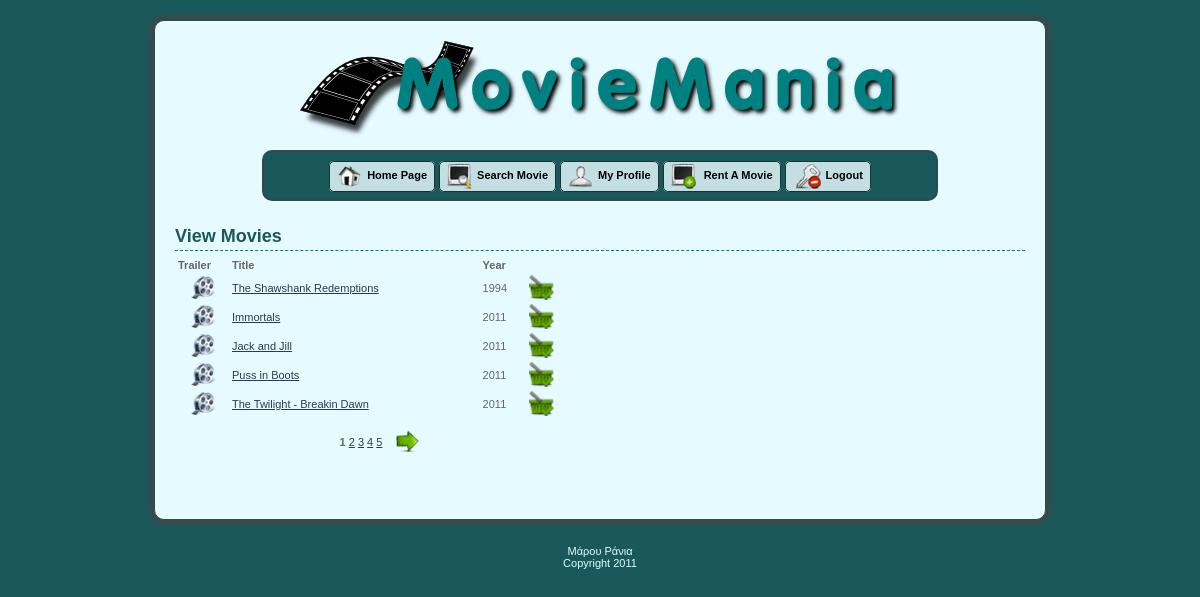
/movie_rent.php (signed in), run on the app's committed database.
### tables this page shows
CREATE TABLE IF NOT EXISTS `movies` (
  `id` int(10) unsigned NOT NULL AUTO_INCREMENT,
  `title` varchar(100) NOT NULL,
  `year` year(4) DEFAULT NULL,
  `director` varchar(100) NOT NULL,
  `actors` varchar(200) DEFAULT NULL,
  `trailer` varchar(500) DEFAULT NULL,
  `image` varchar(500) DEFAULT NULL,
  `genres_id` int(10) unsigned DEFAULT NULL,
  `availability` tinyint(1) NOT NULL DEFAULT '1',
  PRIMARY KEY (`id`)
);

### movie_rent.php (the view, shortened to what this page needs)
<!DOCTYPE html PUBLIC "-//W3C//DTD XHTML 1.0 Transitional//EN" "http://www.w3.org/TR/xhtml1/DTD/xhtml1-transitional.dtd">
<html xmlns="http://www.w3.org/1999/xhtml">
<head>
<link href="style.css" rel="stylesheet" type="text/css" />
</head>
<body>
<div class="content">
<?php
		require_once('menu.php'); menu();
?>
<h1>View Movies</h1>
<?php
	if(isset($_GET['page']))
        $page=$_GET['page'];
    else
	    $page=1;
	@$qry="SELECT * FROM movies";
	$result=mysql_query($qry) or die(mysql_error());
	$rows = mysql_num_rows($result);
	@$qry="SELECT * FROM movies LIMIT ".($page*RESULTS_PER_PAGE-RESULTS_PER_PAGE).", ".RESULTS_PER_PAGE;
	$result=mysql_query($qry) or die(mysql_error());
	echo '<table class="results">
		<tr>
			<td><b>Trailer</b></td>
			<td><b>Title</b></td>
			<td><b>Year</b></td>
		</tr>';
	while(@$movie = mysql_fetch_array($result)) {
		echo '<tr>';
		echo '<td class="trailer"> <a href="'.$movie['trailer'].'" target="_blank"><img src="icons/trailer.png"></a> </td>';
		echo '<td><a href="view_movie.php?id='.$movie['id'].'">'.$movie['title'].'</a></td>';
		echo '<td>'.$movie['year'].'</td>';
		   echo '<td>
		   <form method="post" name="Rent_It" id="Rent_It" action="rent_results.php">
				';
				 if($movie['availability']==1)
                      echo '<input type="image" src="icons/rentit.png" name="Submit" value="Rent It!"/>';
                 else
                      echo '<img src="icons/notavailable.png"/>';
				echo '<input name="movie_id" type="hidden" id="movie_id" value="'.$movie['id'].'" />
			</form>
			</td>';
				echo '</tr>';
			}
		echo '<tr>
			<td colspan="4" style="text-align:center;padding-top:10px;vertical-align:middle;">
				<form method="get" name="page" id="page" action="movie_rent.php">';
					echo '<span style="padding:10px;position:relative;top:-8px;">';
					for($i=1;$i<=ceil($rows/RESULTS_PER_PAGE);$i++)
						if ($page == $i)
						    echo ' <b>'.$i.'</b> ';
						else
							echo ' <a href="movie_rent.php?page='.$i.'">'.$i.'</a> ';
					echo '</span>';
					if ($page < ceil($rows/RESULTS_PER_PAGE)){
						echo'<input type="image" src="icons/right.png" onclick="document.page.page.value='.($page+1).'"/>';
					}
				echo '</form>
			</td>
		</tr>';
	echo '</table>';
?>
</div>
<?php include "footer.php"; ?>
</body>
</html>

### style.css (style rules this page uses)
body { font: 11px Verdana, Arial, Helvetica, sans-serif; color: #666666; margin: 0px; padding: 20px 10px 0px; background:#19595C; }
h1 { color: #19595C; margin: 0px 0px 5px; padding: 0px 0px 3px; font: bold 18px Verdana, Arial, Helvetica, sans-serif; border-bottom: 1px dashed #057D82; }
a { color: #2D3954; font-size: 11px; }
div.content { position:relative; background:#E5FBFF; margin-left:auto; margin-right:auto; width:850px; padding:20px; padding-bottom:60px; border-radius:10px; -moz-border-radius: 10px; -webkit-border-radius: 10px; -khtml-border-radius: 10px; border:1px solid #304B46; -moz-box-shadow: 0 0 5px 5px #394A4A; -webkit-box-shadow: 0 0 5px 5px #394A4A; box-shadow: 0 0 5px 5px #394A4A; }
table.results { width:400px; }
td.trailer { width:50px; text-align:center; }

### data on the page
movies: title "The Shawshank Redemptions", year "1994"
movies: title "Immortals", year "2011"
movies: title "Jack and Jill", year "2011"
movies: title "Puss in Boots", year "2011"
movies: title "The Twilight - Breakin Dawn", year "2011"
